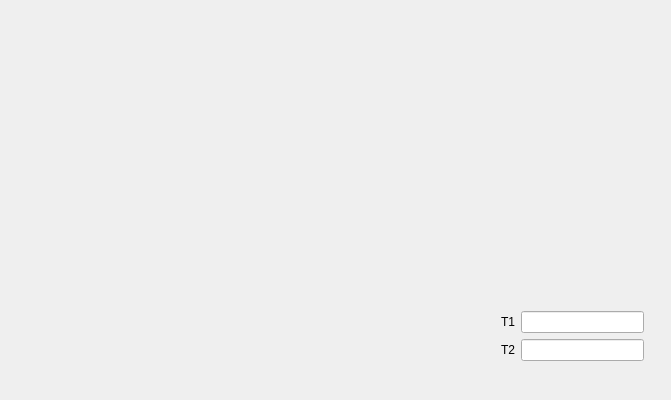
<?xml version="1.0" encoding="UTF-8"?>
<ui version="4.0">
 <class>QtTestTransformClass</class>
 <widget class="QWidget" name="QtTestTransformClass">
  <property name="geometry">
   <rect>
    <x>0</x>
    <y>0</y>
    <width>671</width>
    <height>400</height>
   </rect>
  </property>
  <property name="windowTitle">
   <string>QtTestTransform</string>
  </property>
  <widget class="QWidget" name="widget" native="true">
   <property name="geometry">
    <rect>
     <x>20</x>
     <y>20</y>
     <width>451</width>
     <height>361</height>
    </rect>
   </property>
  </widget>
  <widget class="QWidget" name="layoutWidget">
   <property name="geometry">
    <rect>
     <x>490</x>
     <y>300</y>
     <width>165</width>
     <height>74</height>
    </rect>
   </property>
   <layout class="QFormLayout" name="formLayout">
    <item row="0" column="0">
     <widget class="QLabel" name="label">
      <property name="text">
       <string>T1</string>
      </property>
     </widget>
    </item>
    <item row="0" column="1">
     <widget class="QLineEdit" name="lineEdit"/>
    </item>
    <item row="1" column="0">
     <widget class="QLabel" name="label_2_2">
      <property name="text">
       <string>T2</string>
      </property>
     </widget>
    </item>
    <item row="1" column="1">
     <widget class="QLineEdit" name="lineEdit_2_2"/>
    </item>
   </layout>
  </widget>
 </widget>
 <layoutdefault spacing="6" margin="11"/>
 <resources>
  <include location="QtTestTransform.qrc"/>
 </resources>
 <connections/>
</ui>
